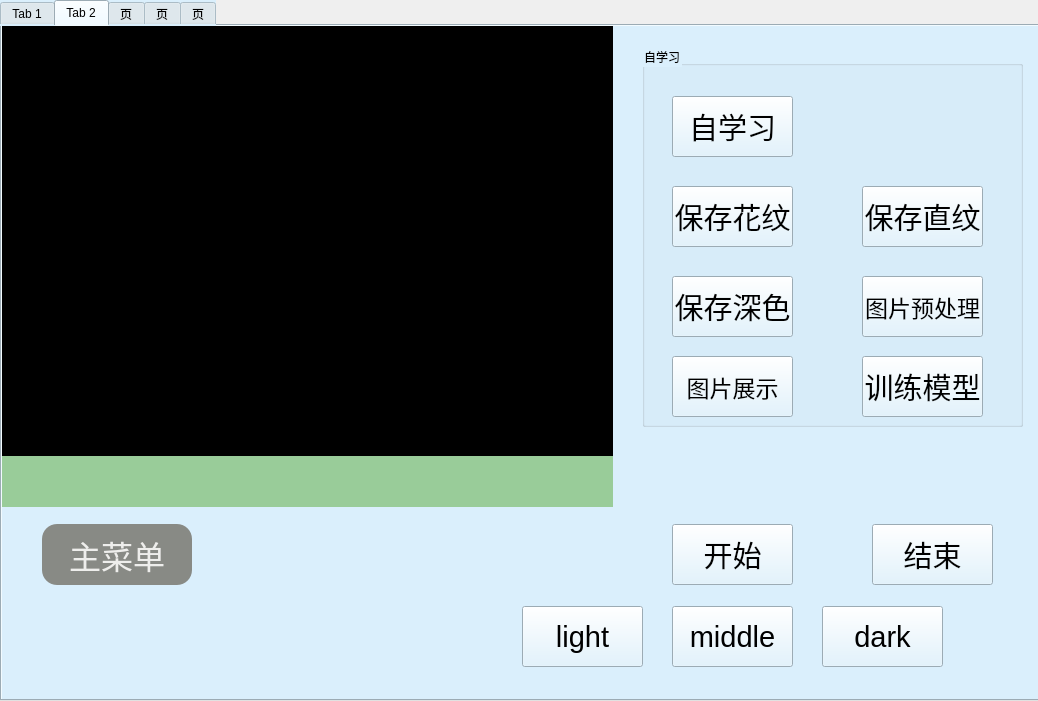
<?xml version="1.0" encoding="UTF-8"?>
<ui version="4.0">
 <class>Widget</class>
 <widget class="QWidget" name="Widget">
  <property name="geometry">
   <rect>
    <x>0</x>
    <y>0</y>
    <width>1038</width>
    <height>701</height>
   </rect>
  </property>
  <property name="windowTitle">
   <string>Widget</string>
  </property>
  <widget class="QTabWidget" name="tabWidget">
   <property name="geometry">
    <rect>
     <x>0</x>
     <y>0</y>
     <width>1041</width>
     <height>701</height>
    </rect>
   </property>
   <property name="font">
    <font>
     <family>Arial</family>
     <pointsize>9</pointsize>
    </font>
   </property>
   <property name="styleSheet">
    <string notr="true">background-color: rgb(218, 239, 252);</string>
   </property>
   <property name="currentIndex">
    <number>1</number>
   </property>
   <widget class="QWidget" name="tab">
    <attribute name="title">
     <string>Tab 1</string>
    </attribute>
    <widget class="QLabel" name="label_show_welcome">
     <property name="geometry">
      <rect>
       <x>200</x>
       <y>90</y>
       <width>631</width>
       <height>121</height>
      </rect>
     </property>
     <property name="font">
      <font>
       <family>Arial</family>
       <pointsize>72</pointsize>
      </font>
     </property>
     <property name="styleSheet">
      <string notr="true">color:rgb(0, 0, 0);
background-color: rgb(153, 204, 153);
border-radius: 50px;</string>
     </property>
     <property name="text">
      <string>木地板分选</string>
     </property>
     <property name="alignment">
      <set>Qt::AlignCenter</set>
     </property>
    </widget>
    <widget class="QPushButton" name="btn_Tab1_1">
     <property name="geometry">
      <rect>
       <x>190</x>
       <y>440</y>
       <width>211</width>
       <height>81</height>
      </rect>
     </property>
     <property name="font">
      <font>
       <pointsize>36</pointsize>
      </font>
     </property>
     <property name="styleSheet">
      <string notr="true">color: rgb(153, 102, 51);
border-radius:20px;
background-color:rgb(170, 214, 255);
border-width:4px;   </string>
     </property>
     <property name="text">
      <string>分选页面</string>
     </property>
    </widget>
    <widget class="QPushButton" name="btn_Tab1_2">
     <property name="geometry">
      <rect>
       <x>630</x>
       <y>440</y>
       <width>211</width>
       <height>81</height>
      </rect>
     </property>
     <property name="font">
      <font>
       <pointsize>36</pointsize>
      </font>
     </property>
     <property name="styleSheet">
      <string notr="true">color: rgb(153, 102, 51);
border-radius:20px;
background-color:rgb(170, 214, 255);
border-width:4px;   </string>
     </property>
     <property name="text">
      <string>详细设置</string>
     </property>
    </widget>
   </widget>
   <widget class="QWidget" name="tab_2">
    <attribute name="title">
     <string>Tab 2</string>
    </attribute>
    <widget class="QLabel" name="showlabel">
     <property name="geometry">
      <rect>
       <x>0</x>
       <y>0</y>
       <width>611</width>
       <height>431</height>
      </rect>
     </property>
     <property name="styleSheet">
      <string notr="true">background-color: rgb(0, 0, 0);</string>
     </property>
     <property name="text">
      <string>TextLabel</string>
     </property>
    </widget>
    <widget class="QPushButton" name="btn_Tab2_start">
     <property name="geometry">
      <rect>
       <x>670</x>
       <y>498</y>
       <width>121</width>
       <height>61</height>
      </rect>
     </property>
     <property name="font">
      <font>
       <pointsize>22</pointsize>
      </font>
     </property>
     <property name="text">
      <string>开始</string>
     </property>
    </widget>
    <widget class="QPushButton" name="btn_Tab2_stop">
     <property name="geometry">
      <rect>
       <x>870</x>
       <y>498</y>
       <width>121</width>
       <height>61</height>
      </rect>
     </property>
     <property name="font">
      <font>
       <pointsize>22</pointsize>
      </font>
     </property>
     <property name="text">
      <string>结束</string>
     </property>
    </widget>
    <widget class="QPushButton" name="btn_Tab2_mainMenu">
     <property name="geometry">
      <rect>
       <x>40</x>
       <y>498</y>
       <width>150</width>
       <height>61</height>
      </rect>
     </property>
     <property name="font">
      <font>
       <pointsize>24</pointsize>
      </font>
     </property>
     <property name="styleSheet">
      <string notr="true">color: rgb(238, 238, 236);
border-radius:15px;
background-color: rgb(136, 138, 133);
border-width:4px;   </string>
     </property>
     <property name="text">
      <string>主菜单</string>
     </property>
    </widget>
    <widget class="QLabel" name="label_showSorting">
     <property name="geometry">
      <rect>
       <x>0</x>
       <y>430</y>
       <width>611</width>
       <height>51</height>
      </rect>
     </property>
     <property name="font">
      <font>
       <family>Arial</family>
       <pointsize>33</pointsize>
      </font>
     </property>
     <property name="styleSheet">
      <string notr="true">color:rgb(0, 0, 0);
background-color: rgb(153, 204, 153);
border-radius: 50px;</string>
     </property>
     <property name="text">
      <string/>
     </property>
     <property name="alignment">
      <set>Qt::AlignCenter</set>
     </property>
    </widget>
    <widget class="QGroupBox" name="groupBox">
     <property name="geometry">
      <rect>
       <x>640</x>
       <y>20</y>
       <width>381</width>
       <height>381</height>
      </rect>
     </property>
     <property name="title">
      <string>自学习</string>
     </property>
     <widget class="QPushButton" name="btn_Tab2_autoLearning">
      <property name="geometry">
       <rect>
        <x>30</x>
        <y>50</y>
        <width>121</width>
        <height>61</height>
       </rect>
      </property>
      <property name="font">
       <font>
        <pointsize>22</pointsize>
       </font>
      </property>
      <property name="text">
       <string>自学习</string>
      </property>
     </widget>
     <widget class="QPushButton" name="btn_Tab2_light">
      <property name="geometry">
       <rect>
        <x>30</x>
        <y>140</y>
        <width>121</width>
        <height>61</height>
       </rect>
      </property>
      <property name="font">
       <font>
        <pointsize>22</pointsize>
       </font>
      </property>
      <property name="text">
       <string>保存花纹</string>
      </property>
     </widget>
     <widget class="QPushButton" name="btn_Tab2_middle">
      <property name="geometry">
       <rect>
        <x>220</x>
        <y>140</y>
        <width>121</width>
        <height>61</height>
       </rect>
      </property>
      <property name="font">
       <font>
        <pointsize>22</pointsize>
       </font>
      </property>
      <property name="text">
       <string>保存直纹</string>
      </property>
     </widget>
     <widget class="QPushButton" name="btn_Tab2_dark">
      <property name="geometry">
       <rect>
        <x>30</x>
        <y>230</y>
        <width>121</width>
        <height>61</height>
       </rect>
      </property>
      <property name="font">
       <font>
        <pointsize>22</pointsize>
       </font>
      </property>
      <property name="text">
       <string>保存深色</string>
      </property>
     </widget>
     <widget class="QPushButton" name="btn_Tab2_train">
      <property name="geometry">
       <rect>
        <x>220</x>
        <y>310</y>
        <width>121</width>
        <height>61</height>
       </rect>
      </property>
      <property name="font">
       <font>
        <pointsize>22</pointsize>
       </font>
      </property>
      <property name="text">
       <string>训练模型</string>
      </property>
     </widget>
     <widget class="QPushButton" name="btn_Tab2_Preprocessing">
      <property name="geometry">
       <rect>
        <x>220</x>
        <y>230</y>
        <width>121</width>
        <height>61</height>
       </rect>
      </property>
      <property name="font">
       <font>
        <pointsize>17</pointsize>
       </font>
      </property>
      <property name="text">
       <string>图片预处理</string>
      </property>
     </widget>
     <widget class="QPushButton" name="btn_Tab2_show">
      <property name="geometry">
       <rect>
        <x>30</x>
        <y>310</y>
        <width>121</width>
        <height>61</height>
       </rect>
      </property>
      <property name="font">
       <font>
        <pointsize>17</pointsize>
       </font>
      </property>
      <property name="text">
       <string>图片展示</string>
      </property>
     </widget>
    </widget>
    <widget class="QPushButton" name="btn_Tab2_start_2">
     <property name="geometry">
      <rect>
       <x>520</x>
       <y>580</y>
       <width>121</width>
       <height>61</height>
      </rect>
     </property>
     <property name="font">
      <font>
       <pointsize>22</pointsize>
      </font>
     </property>
     <property name="text">
      <string>light</string>
     </property>
    </widget>
    <widget class="QPushButton" name="btn_Tab2_start_3">
     <property name="geometry">
      <rect>
       <x>670</x>
       <y>580</y>
       <width>121</width>
       <height>61</height>
      </rect>
     </property>
     <property name="font">
      <font>
       <pointsize>22</pointsize>
      </font>
     </property>
     <property name="text">
      <string>middle</string>
     </property>
    </widget>
    <widget class="QPushButton" name="btn_Tab2_start_4">
     <property name="geometry">
      <rect>
       <x>820</x>
       <y>580</y>
       <width>121</width>
       <height>61</height>
      </rect>
     </property>
     <property name="font">
      <font>
       <pointsize>22</pointsize>
      </font>
     </property>
     <property name="text">
      <string>dark</string>
     </property>
    </widget>
   </widget>
   <widget class="QWidget" name="tab_3">
    <attribute name="title">
     <string>页</string>
    </attribute>
    <widget class="QLabel" name="label_detailedSettings">
     <property name="geometry">
      <rect>
       <x>0</x>
       <y>30</y>
       <width>180</width>
       <height>58</height>
      </rect>
     </property>
     <property name="font">
      <font>
       <pointsize>30</pointsize>
      </font>
     </property>
     <property name="styleSheet">
      <string notr="true">color: rgb(238, 238, 236);
background-color: rgb(204, 0, 0);
border-radius:10px;</string>
     </property>
     <property name="text">
      <string>详细设置</string>
     </property>
     <property name="alignment">
      <set>Qt::AlignCenter</set>
     </property>
    </widget>
    <widget class="QPushButton" name="btn_Tab3_cameraParasettings">
     <property name="geometry">
      <rect>
       <x>210</x>
       <y>140</y>
       <width>211</width>
       <height>61</height>
      </rect>
     </property>
     <property name="styleSheet">
      <string notr="true">color: rgb(238, 238, 236);
border-radius:10px;
background-color: rgb(136, 138, 133);
font: 24pt &quot;Ubuntu&quot;;
border-width:4px;   </string>
     </property>
     <property name="text">
      <string>相机校正</string>
     </property>
    </widget>
    <widget class="QPushButton" name="btn_Tab3_mainMenu">
     <property name="geometry">
      <rect>
       <x>820</x>
       <y>560</y>
       <width>150</width>
       <height>61</height>
      </rect>
     </property>
     <property name="styleSheet">
      <string notr="true">color: rgb(238, 238, 236);
border-radius:10px;
background-color: rgb(136, 138, 133);
font: 24pt &quot;Ubuntu&quot;;
border-width:4px;   </string>
     </property>
     <property name="text">
      <string>主菜单</string>
     </property>
    </widget>
    <widget class="QPushButton" name="btn_Tab3_saveImg">
     <property name="geometry">
      <rect>
       <x>570</x>
       <y>140</y>
       <width>211</width>
       <height>61</height>
      </rect>
     </property>
     <property name="styleSheet">
      <string notr="true">color: rgb(238, 238, 236);
border-radius:10px;
background-color: rgb(136, 138, 133);
font: 24pt &quot;Ubuntu&quot;;
border-width:4px;   </string>
     </property>
     <property name="text">
      <string>保存图片</string>
     </property>
    </widget>
    <widget class="QPushButton" name="btn_Tab3_changeModel">
     <property name="geometry">
      <rect>
       <x>210</x>
       <y>260</y>
       <width>211</width>
       <height>61</height>
      </rect>
     </property>
     <property name="styleSheet">
      <string notr="true">color: rgb(238, 238, 236);
border-radius:10px;
background-color: rgb(136, 138, 133);
font: 24pt &quot;Ubuntu&quot;;
border-width:4px;   </string>
     </property>
     <property name="text">
      <string>切换模型</string>
     </property>
    </widget>
   </widget>
   <widget class="QWidget" name="tab_4">
    <attribute name="title">
     <string>页</string>
    </attribute>
    <widget class="QPushButton" name="btn_Tab4_return">
     <property name="geometry">
      <rect>
       <x>730</x>
       <y>560</y>
       <width>261</width>
       <height>51</height>
      </rect>
     </property>
     <property name="font">
      <font>
       <pointsize>24</pointsize>
      </font>
     </property>
     <property name="styleSheet">
      <string notr="true">color: rgb(238, 238, 236);
background-color: rgb(136, 138, 133);
border-radius:10px;</string>
     </property>
     <property name="text">
      <string>返回</string>
     </property>
    </widget>
    <widget class="QLabel" name="showlabel_set">
     <property name="geometry">
      <rect>
       <x>0</x>
       <y>0</y>
       <width>591</width>
       <height>401</height>
      </rect>
     </property>
     <property name="styleSheet">
      <string notr="true">background-color: rgb(0, 0, 0);</string>
     </property>
     <property name="text">
      <string>TextLabel</string>
     </property>
    </widget>
    <widget class="QLabel" name="label_Tab4_1">
     <property name="geometry">
      <rect>
       <x>150</x>
       <y>530</y>
       <width>281</width>
       <height>101</height>
      </rect>
     </property>
     <property name="font">
      <font>
       <pointsize>17</pointsize>
      </font>
     </property>
     <property name="text">
      <string>亮度值</string>
     </property>
    </widget>
    <widget class="QLabel" name="label_Tab4_2">
     <property name="geometry">
      <rect>
       <x>250</x>
       <y>550</y>
       <width>141</width>
       <height>71</height>
      </rect>
     </property>
     <property name="text">
      <string/>
     </property>
    </widget>
    <widget class="QPushButton" name="btn_Tab4_black">
     <property name="geometry">
      <rect>
       <x>660</x>
       <y>130</y>
       <width>121</width>
       <height>61</height>
      </rect>
     </property>
     <property name="font">
      <font>
       <pointsize>22</pointsize>
      </font>
     </property>
     <property name="text">
      <string>黑场采集</string>
     </property>
    </widget>
    <widget class="QPushButton" name="btn_Tab4_white">
     <property name="geometry">
      <rect>
       <x>810</x>
       <y>130</y>
       <width>121</width>
       <height>61</height>
      </rect>
     </property>
     <property name="font">
      <font>
       <pointsize>22</pointsize>
      </font>
     </property>
     <property name="text">
      <string>白场采集</string>
     </property>
    </widget>
    <widget class="QPushButton" name="btn_Tab4_wbcorrect">
     <property name="geometry">
      <rect>
       <x>810</x>
       <y>210</y>
       <width>121</width>
       <height>61</height>
      </rect>
     </property>
     <property name="font">
      <font>
       <pointsize>22</pointsize>
      </font>
     </property>
     <property name="text">
      <string>黑白校正</string>
     </property>
    </widget>
    <widget class="QPushButton" name="btn_Tab4_exit">
     <property name="geometry">
      <rect>
       <x>310</x>
       <y>430</y>
       <width>211</width>
       <height>61</height>
      </rect>
     </property>
     <property name="font">
      <font>
       <pointsize>22</pointsize>
      </font>
     </property>
     <property name="text">
      <string>停止显示</string>
     </property>
    </widget>
    <widget class="QPushButton" name="btn_Tab4_getCorrect">
     <property name="geometry">
      <rect>
       <x>30</x>
       <y>430</y>
       <width>211</width>
       <height>61</height>
      </rect>
     </property>
     <property name="font">
      <font>
       <pointsize>22</pointsize>
      </font>
     </property>
     <property name="text">
      <string>显示图像亮度</string>
     </property>
    </widget>
   </widget>
   <widget class="QWidget" name="tab_5">
    <attribute name="title">
     <string>页</string>
    </attribute>
    <widget class="QLabel" name="label_show_welcome_2">
     <property name="geometry">
      <rect>
       <x>30</x>
       <y>90</y>
       <width>971</width>
       <height>121</height>
      </rect>
     </property>
     <property name="font">
      <font>
       <family>Arial</family>
       <pointsize>64</pointsize>
      </font>
     </property>
     <property name="styleSheet">
      <string notr="true">color:rgb(0, 0, 0);
background-color: rgb(153, 204, 153);
border-radius: 50px;</string>
     </property>
     <property name="text">
      <string>木地板颜色分选系统</string>
     </property>
     <property name="alignment">
      <set>Qt::AlignCenter</set>
     </property>
    </widget>
    <widget class="QLabel" name="label_showSorting_2">
     <property name="geometry">
      <rect>
       <x>270</x>
       <y>310</y>
       <width>441</width>
       <height>51</height>
      </rect>
     </property>
     <property name="font">
      <font>
       <family>Arial</family>
       <pointsize>33</pointsize>
      </font>
     </property>
     <property name="styleSheet">
      <string notr="true">color:rgb(0, 0, 0);
background-color: rgb(255, 192, 203);
border-radius: 50px;</string>
     </property>
     <property name="text">
      <string>光源预热中...</string>
     </property>
     <property name="alignment">
      <set>Qt::AlignCenter</set>
     </property>
    </widget>
    <widget class="QPushButton" name="btn_Tab5_skip">
     <property name="geometry">
      <rect>
       <x>840</x>
       <y>540</y>
       <width>121</width>
       <height>61</height>
      </rect>
     </property>
     <property name="font">
      <font>
       <pointsize>22</pointsize>
      </font>
     </property>
     <property name="text">
      <string>忽略</string>
     </property>
    </widget>
   </widget>
  </widget>
 </widget>
 <layoutdefault spacing="6" margin="11"/>
 <resources/>
 <connections/>
</ui>
